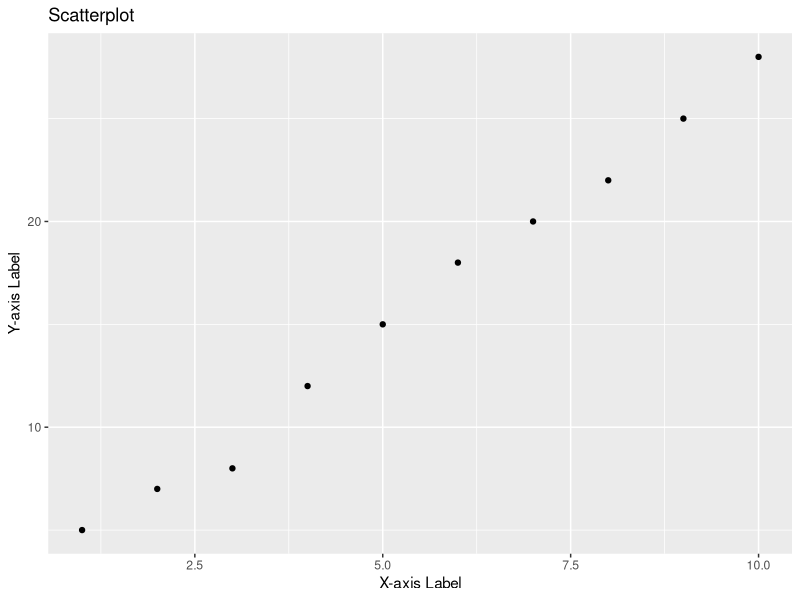

Recreate this plot in R.
library(ggplot2)

# Sample data
df <- data.frame(
  X = c(1, 2, 3, 4, 5, 6, 7, 8, 9, 10),
  Y = c(5, 7, 8, 12, 15, 18, 20, 22, 25, 28)
)

# Create a scatterplot
ggplot(df, aes(x = X, y = Y)) +
  geom_point() +
  labs(title = "Scatterplot", x = "X-axis Label", y = "Y-axis Label")

